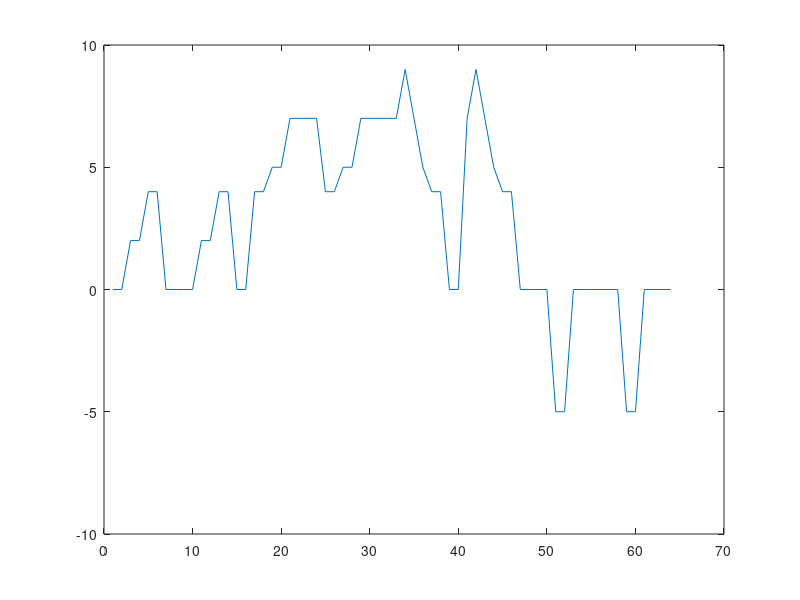

The MATLAB script that drew this image: (Note: this script raises an error after producing the figure.)
clear all
% Define paths and init variables
data_path='/Volumes/LASA/Aphasia_project/Acoustic_analysis/singing_stimuli/LASA Frere Jacques baseline/data/';
code_path='/Users/noeliamartinezmolina/Documents/GitHub/jaakkokulta_currentcode/';
output_path='/Volumes/LASA/Aphasia_project/Acoustic_analysis/singing_stimuli/LASA Frere Jacques baseline/results/';
addpath(code_path)
addpath(fullfile(code_path,'yin'))
fileExtension = '.mp3'; % replace this with e.g. 'wav' if needed
jaakkokultatemp=[0 0 2 2 4 4 0 0 0 0 2 2 4 4 0 0 4 4 5 5 7 7 7 7 4 4 5 5 7 7 7 7 7 9 7 5 4 4 0 0 7 9 7 5 4 4 0 0 0 0 -5 -5 0 0 0 0 0 0 -5 -5 0 0 0 0];
jaakkokultaonsets=[1 0 1 0 1 0 1 0 1 0 1 0 1 0 1 0 1 0 1 0 1 0 0 0 1 0 1 0 1 0 0 0 1 1 1 1 1 0 1 0 1 1 1 1 1 0 1 0 1 0 1 0 1 0 0 0 1 0 1 0 1 0 0 0];
 % Plot template and note onsets
plot (jaakkokultatemp); hold on
n=1;
for i=1:length(jaakkokultaonsets)
    if jaakkokultaonsets(i)==1
        xline(i)
        n=n+1;
    end
end
cd (data_path)
d = dir('*_48k_1rep.mp3');
i = 1;
for k = 1:numel(d)
    if contains(d(k).name,fileExtension)
        fname = d(k).name;
        out{i} = melodymatching4mydata_wnoteonsets(fname, jaakkokultatemp,'onset',jaakkokultaonsets);
        out{i}.filename = d(k).name;
        i = i+1;
    end
end
for k = 1:numel(out)
    rhythmerror(k,:) = out{k}.rhythmerror;
    pitcherror(k,:) = out{k}.pitcherror;
    filename{k} = out{k}.filename;
end

figure
tiledlayout('flow')
for k = 1:size(out,2)
    nexttile
    plot(out{k}.pitch{5})
    title(strrep(out{k}.filename,fileExtension,''))
    hold on
    plot(out{k}.temp{5})
    title(strrep(out{k}.filename,fileExtension,''))
    axis tight
end
lg = legend({'pitch curve','template'},'Orientation','Horizontal');
lg.Layout.Tile = 'North'; % <-- Legend placement with tiled layout

cd(output_path)
print('Pitch curve-Template_LASA_goodperformance_noteonsets','-dpng')


cf = corr([pitcherror rhythmerror]);
pitlab = "melody matching pitch " + string(1:size(pitcherror,2));
rhylab = "melody matching rhythm ";
cf(tril(cf) == 0) = NaN;
figure
im = imagesc(cf);
[im.Parent.XTick im.Parent.YTick] = deal(1:length(cf));
xticklabels([pitlab rhylab])
yticklabels([pitlab rhylab])
colorbar
title('correlation between features')

print('Correlation between features','-dpng')

% Display and save feature values
disp('Feature values')
disp(sortrows([table(string(filename'),'VariableNames',{'filename'}),array2table(pitcherror),array2table(mean(pitcherror,2),'VariableNames',{'mean'})],'mean'))
disp(sortrows([table(string(filename'),'VariableNames',{'filename'}),array2table(rhythmerror),array2table(mean(rhythmerror,2),'VariableNames',{'mean'})],'mean'))

pitcherror_t=[table(string(filename'),'VariableNames',{'filename'}),array2table(pitcherror)];
rhythmerror_t=[table(string(filename'),'VariableNames',{'filename'}),array2table(rhythmerror)];
writetable(pitcherror_t, 'pitcherror_model');
writetable(rhythmerror_t, 'rhythmerror_model');

close()
